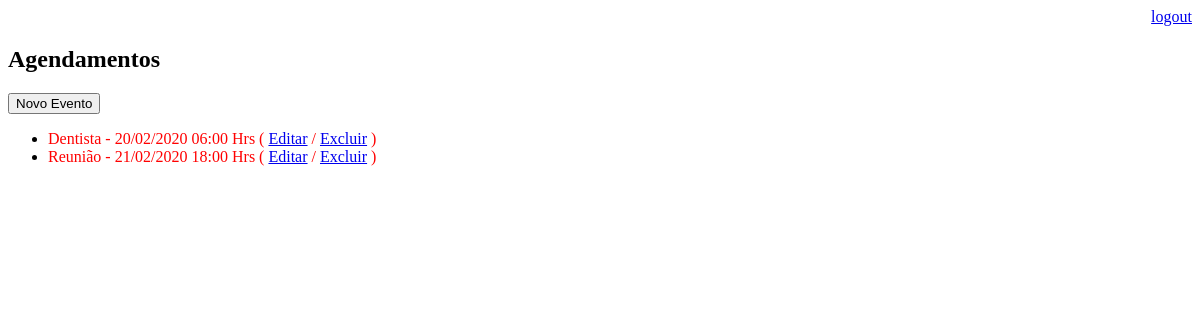
Page /agenda/ (signed in) on the earlier database version.
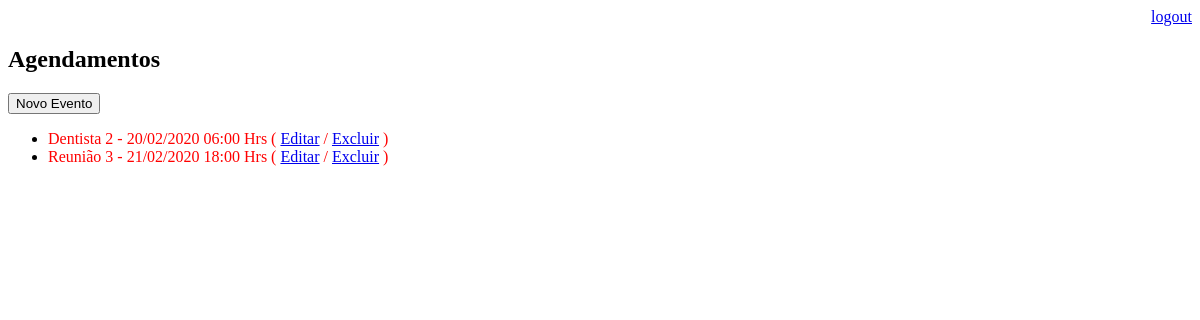
Same page on the later database version.
### core/models.py (models this page shows, shortened)
class Evento(models.Model):
    titulo = models.CharField(max_length=100)
    descricao = models.TextField(blank=True, null=True)
    data_evento = models.DateTimeField(verbose_name='Data do Evento')
    local = models.CharField(max_length=50, blank=True, null=True)
    data_criacao = models.DateTimeField(auto_now=True)
    usuario = models.ForeignKey(User, on_delete=models.CASCADE)
    class Meta:
        db_table = 'evento'
    def get_data_evento(self):
        return self.data_evento.strftime('%d/%m/%Y %H:%M Hrs')
    def get_evento_atrasado(self):
        if self.data_evento < datetime.now():
            return True
        else:
            return False

### core/views.py (the view)
# urls.py: path('agenda/', views.lista_eventos),
@login_required(login_url='/login/')
def lista_eventos(request):
    usuario = request.user
    data_atual = datetime.now()
    evento = Evento.objects.filter(usuario=usuario) #,data_evento__gt=data_atual)
    dados = {'eventos': evento}
    return render(request, 'agenda.html', dados)

### templates/agenda.html (shortened to what this page needs)
<!DOCTYPE html>
<html lang="en">
<head>
    <div align="right">
        <a href="/logout">logout</a>
    </div>
</head>
<body>
    <h2>Agendamentos</h2>
    <a href="evento/">
        <button type="button">Novo Evento</button>
    </a>
    <ul>
        {% for evento in eventos %}
            <li>
                <div style={% if evento.get_evento_atrasado %}
                                "color:red"
                            {% endif %}>
                    {{ evento.titulo }} - {{ evento.get_data_evento }}
                    ( <a href="evento/?id={{ evento.id }}">Editar</a>
                    / <a href="evento/delete/{{ evento.id }}">Excluir</a> )
                </div>
            </li>
        {% endfor %}
</body>
</html>

Differences in the rows shown:
changed Evento: titulo "Dentista" → "Dentista 2"
changed Evento: titulo "Reunião" → "Reunião 3"
